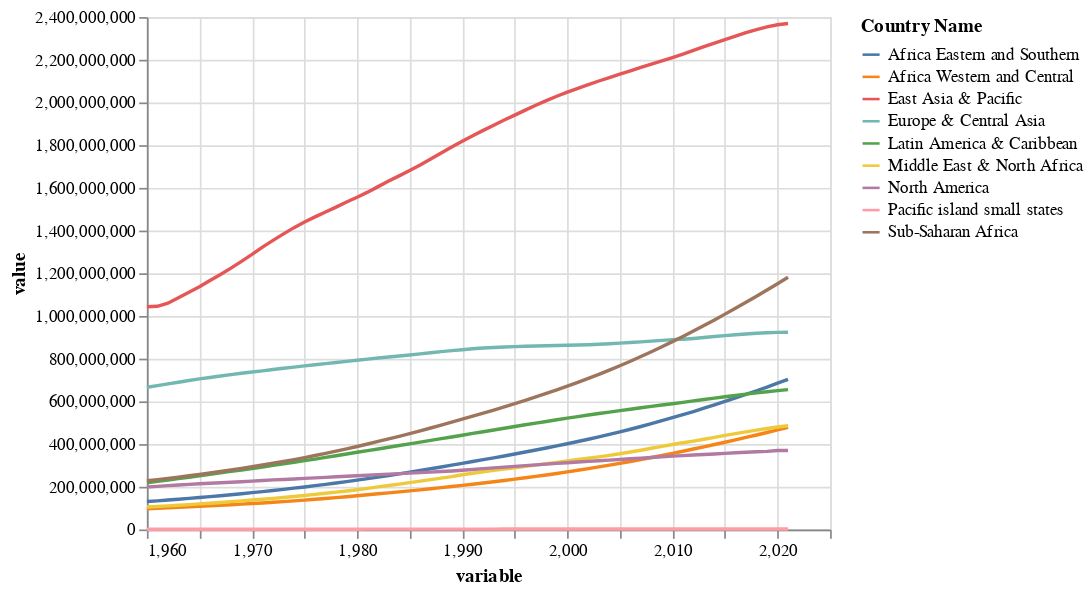

Write notebook code for a chart like this one.
### Markdown cell above
Draw the chart again.

### Code cell
chart = alt.Chart(df).mark_line().encode(
    x = 'variable:Q',
    y = 'value:Q',
    color = 'Country Name:N'
)
chart

### Figure 1 — Vega-Lite specification as saved in the notebook (floating-point values rounded to 4 significant figures; data arrays with more than 128 entries replaced by an {"elided": "..."} marker saying what was removed)
{"config": {"view": {"continuousWidth": 400, "continuousHeight": 300}}, "data": {"name": "data-fb09f966963e592c88ef63061a31cd7b"}, "mark": "line", "encoding": {"color": {"field": "Country Name", "type": "nominal"}, "x": {"field": "variable", "type": "quantitative"}, "y": {"field": "value", "type": "quantitative"}}, "$schema": "https://vega.github.io/schema/vega-lite/v4.17.0.json", "datasets": {"data-fb09f966963e592c88ef63061a31cd7b": {"elided": "558 records"}}}
